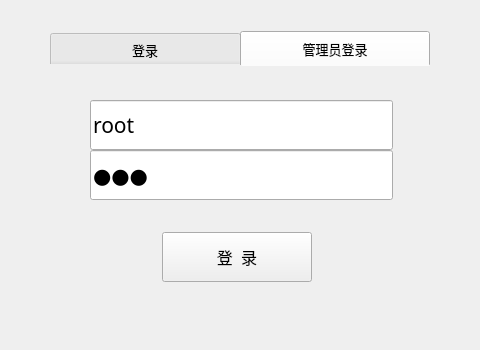
<?xml version="1.0" encoding="UTF-8"?>
<ui version="4.0">
 <class>Widget</class>
 <widget class="QWidget" name="Widget">
  <property name="geometry">
   <rect>
    <x>0</x>
    <y>0</y>
    <width>480</width>
    <height>350</height>
   </rect>
  </property>
  <property name="minimumSize">
   <size>
    <width>480</width>
    <height>350</height>
   </size>
  </property>
  <property name="windowTitle">
   <string>Widget</string>
  </property>
  <layout class="QGridLayout" name="gridLayout">
   <item row="1" column="2">
    <spacer name="horizontalSpacer_4">
     <property name="orientation">
      <enum>Qt::Horizontal</enum>
     </property>
     <property name="sizeHint" stdset="0">
      <size>
       <width>40</width>
       <height>20</height>
      </size>
     </property>
    </spacer>
   </item>
   <item row="1" column="1">
    <widget class="QTabWidget" name="tabWidget">
     <property name="minimumSize">
      <size>
       <width>380</width>
       <height>0</height>
      </size>
     </property>
     <property name="font">
      <font>
       <family>微软雅黑</family>
       <pointsize>10</pointsize>
      </font>
     </property>
     <property name="styleSheet">
      <string notr="true">QTabBar::tab{
    min-width:190px;  
    min-height:35px;
}
QTabBar::tab_2{
    min-width:190px;  
    min-height:35px;
}

QTabWidget::pane{
	border:none;
}</string>
     </property>
     <property name="currentIndex">
      <number>1</number>
     </property>
     <widget class="QWidget" name="tab">
      <property name="styleSheet">
       <string notr="true"/>
      </property>
      <attribute name="title">
       <string>登录</string>
      </attribute>
      <layout class="QVBoxLayout" name="verticalLayout_2">
       <property name="spacing">
        <number>0</number>
       </property>
       <property name="leftMargin">
        <number>0</number>
       </property>
       <property name="topMargin">
        <number>5</number>
       </property>
       <property name="rightMargin">
        <number>0</number>
       </property>
       <property name="bottomMargin">
        <number>0</number>
       </property>
       <item>
        <widget class="QWidget" name="widget" native="true">
         <layout class="QVBoxLayout" name="verticalLayout_4" stretch="3,1">
          <property name="spacing">
           <number>0</number>
          </property>
          <property name="leftMargin">
           <number>0</number>
          </property>
          <property name="topMargin">
           <number>0</number>
          </property>
          <property name="rightMargin">
           <number>0</number>
          </property>
          <property name="bottomMargin">
           <number>0</number>
          </property>
          <item>
           <layout class="QVBoxLayout" name="verticalLayout_3">
            <property name="spacing">
             <number>0</number>
            </property>
            <property name="leftMargin">
             <number>40</number>
            </property>
            <property name="topMargin">
             <number>0</number>
            </property>
            <property name="rightMargin">
             <number>30</number>
            </property>
            <property name="bottomMargin">
             <number>0</number>
            </property>
            <item>
             <widget class="QLineEdit" name="NamelineEdit">
              <property name="minimumSize">
               <size>
                <width>300</width>
                <height>50</height>
               </size>
              </property>
              <property name="font">
               <font>
                <family>黑体</family>
                <pointsize>16</pointsize>
               </font>
              </property>
              <property name="text">
               <string>1</string>
              </property>
              <property name="placeholderText">
               <string>用户名:</string>
              </property>
             </widget>
            </item>
            <item>
             <widget class="QLineEdit" name="PasswordlineEdit">
              <property name="minimumSize">
               <size>
                <width>300</width>
                <height>50</height>
               </size>
              </property>
              <property name="font">
               <font>
                <family>黑体</family>
                <pointsize>16</pointsize>
               </font>
              </property>
              <property name="text">
               <string>1</string>
              </property>
              <property name="echoMode">
               <enum>QLineEdit::Password</enum>
              </property>
              <property name="placeholderText">
               <string>密码:</string>
              </property>
             </widget>
            </item>
           </layout>
          </item>
          <item>
           <layout class="QHBoxLayout" name="horizontalLayout" stretch="1,1,1">
            <property name="spacing">
             <number>0</number>
            </property>
            <property name="leftMargin">
             <number>40</number>
            </property>
            <property name="topMargin">
             <number>0</number>
            </property>
            <property name="rightMargin">
             <number>40</number>
            </property>
            <item>
             <widget class="QPushButton" name="LoginpushButton">
              <property name="minimumSize">
               <size>
                <width>0</width>
                <height>50</height>
               </size>
              </property>
              <property name="font">
               <font>
                <family>微软雅黑</family>
                <pointsize>12</pointsize>
               </font>
              </property>
              <property name="text">
               <string>登录</string>
              </property>
             </widget>
            </item>
            <item>
             <spacer name="horizontalSpacer">
              <property name="orientation">
               <enum>Qt::Horizontal</enum>
              </property>
              <property name="sizeHint" stdset="0">
               <size>
                <width>40</width>
                <height>20</height>
               </size>
              </property>
             </spacer>
            </item>
            <item>
             <widget class="QPushButton" name="RegisterButton">
              <property name="minimumSize">
               <size>
                <width>0</width>
                <height>50</height>
               </size>
              </property>
              <property name="font">
               <font>
                <family>微软雅黑</family>
                <pointsize>12</pointsize>
               </font>
              </property>
              <property name="text">
               <string>注册</string>
              </property>
             </widget>
            </item>
           </layout>
          </item>
         </layout>
        </widget>
       </item>
      </layout>
     </widget>
     <widget class="QWidget" name="tab_2">
      <attribute name="title">
       <string>管理员登录</string>
      </attribute>
      <layout class="QVBoxLayout" name="verticalLayout_7">
       <property name="leftMargin">
        <number>0</number>
       </property>
       <property name="topMargin">
        <number>0</number>
       </property>
       <property name="rightMargin">
        <number>0</number>
       </property>
       <property name="bottomMargin">
        <number>0</number>
       </property>
       <item>
        <widget class="QWidget" name="widget_2" native="true">
         <property name="enabled">
          <bool>true</bool>
         </property>
         <property name="minimumSize">
          <size>
           <width>373</width>
           <height>248</height>
          </size>
         </property>
         <property name="maximumSize">
          <size>
           <width>373</width>
           <height>248</height>
          </size>
         </property>
         <property name="autoFillBackground">
          <bool>false</bool>
         </property>
         <layout class="QVBoxLayout" name="verticalLayout_6" stretch="3,1">
          <property name="spacing">
           <number>0</number>
          </property>
          <property name="leftMargin">
           <number>0</number>
          </property>
          <property name="topMargin">
           <number>0</number>
          </property>
          <property name="rightMargin">
           <number>0</number>
          </property>
          <property name="bottomMargin">
           <number>0</number>
          </property>
          <item>
           <layout class="QVBoxLayout" name="verticalLayout_5">
            <property name="spacing">
             <number>0</number>
            </property>
            <property name="leftMargin">
             <number>40</number>
            </property>
            <property name="rightMargin">
             <number>30</number>
            </property>
            <item>
             <widget class="QLineEdit" name="NamelineEdit_root">
              <property name="minimumSize">
               <size>
                <width>300</width>
                <height>50</height>
               </size>
              </property>
              <property name="font">
               <font>
                <family>黑体</family>
                <pointsize>16</pointsize>
               </font>
              </property>
              <property name="text">
               <string>root</string>
              </property>
              <property name="placeholderText">
               <string>用户名:</string>
              </property>
             </widget>
            </item>
            <item>
             <widget class="QLineEdit" name="PasswordlineEdit_root">
              <property name="minimumSize">
               <size>
                <width>300</width>
                <height>50</height>
               </size>
              </property>
              <property name="font">
               <font>
                <family>黑体</family>
                <pointsize>16</pointsize>
               </font>
              </property>
              <property name="text">
               <string>123</string>
              </property>
              <property name="echoMode">
               <enum>QLineEdit::Password</enum>
              </property>
              <property name="placeholderText">
               <string>密码:</string>
              </property>
             </widget>
            </item>
           </layout>
          </item>
          <item>
           <layout class="QHBoxLayout" name="horizontalLayout_2" stretch="1,3,1">
            <property name="spacing">
             <number>0</number>
            </property>
            <item>
             <spacer name="horizontalSpacer_3">
              <property name="orientation">
               <enum>Qt::Horizontal</enum>
              </property>
              <property name="sizeHint" stdset="0">
               <size>
                <width>10</width>
                <height>10</height>
               </size>
              </property>
             </spacer>
            </item>
            <item>
             <widget class="QPushButton" name="LoginButton_root">
              <property name="minimumSize">
               <size>
                <width>150</width>
                <height>50</height>
               </size>
              </property>
              <property name="maximumSize">
               <size>
                <width>150</width>
                <height>16777215</height>
               </size>
              </property>
              <property name="font">
               <font>
                <family>微软雅黑</family>
                <pointsize>12</pointsize>
               </font>
              </property>
              <property name="layoutDirection">
               <enum>Qt::LeftToRight</enum>
              </property>
              <property name="text">
               <string>登  录</string>
              </property>
              <property name="iconSize">
               <size>
                <width>40</width>
                <height>20</height>
               </size>
              </property>
              <property name="autoRepeatDelay">
               <number>299</number>
              </property>
             </widget>
            </item>
            <item>
             <spacer name="horizontalSpacer_2">
              <property name="orientation">
               <enum>Qt::Horizontal</enum>
              </property>
              <property name="sizeHint" stdset="0">
               <size>
                <width>10</width>
                <height>10</height>
               </size>
              </property>
             </spacer>
            </item>
           </layout>
          </item>
         </layout>
        </widget>
       </item>
      </layout>
     </widget>
    </widget>
   </item>
   <item row="2" column="1">
    <spacer name="verticalSpacer_2">
     <property name="orientation">
      <enum>Qt::Vertical</enum>
     </property>
     <property name="sizeHint" stdset="0">
      <size>
       <width>20</width>
       <height>40</height>
      </size>
     </property>
    </spacer>
   </item>
   <item row="1" column="0">
    <spacer name="horizontalSpacer_5">
     <property name="orientation">
      <enum>Qt::Horizontal</enum>
     </property>
     <property name="sizeHint" stdset="0">
      <size>
       <width>40</width>
       <height>37</height>
      </size>
     </property>
    </spacer>
   </item>
   <item row="0" column="1">
    <spacer name="verticalSpacer">
     <property name="orientation">
      <enum>Qt::Vertical</enum>
     </property>
     <property name="sizeHint" stdset="0">
      <size>
       <width>20</width>
       <height>40</height>
      </size>
     </property>
    </spacer>
   </item>
  </layout>
 </widget>
 <layoutdefault spacing="6" margin="11"/>
 <tabstops>
  <tabstop>NamelineEdit</tabstop>
  <tabstop>PasswordlineEdit</tabstop>
  <tabstop>LoginpushButton</tabstop>
  <tabstop>RegisterButton</tabstop>
  <tabstop>tabWidget</tabstop>
  <tabstop>NamelineEdit</tabstop>
  <tabstop>NamelineEdit_root</tabstop>
  <tabstop>PasswordlineEdit_root</tabstop>
  <tabstop>LoginButton_root</tabstop>
 </tabstops>
 <resources/>
 <connections/>
</ui>
